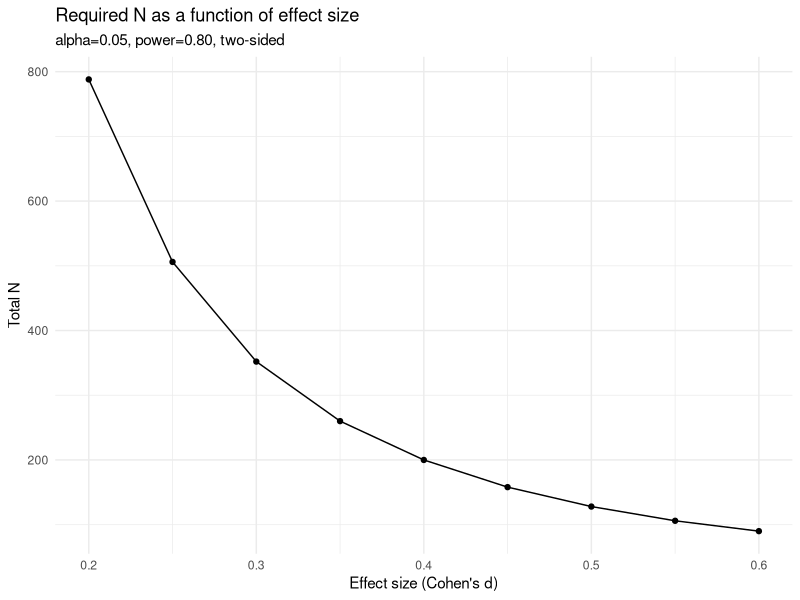

Here is the R script that generated this plot:
# Sensitivity sweep template -- two-sample t example
# Edit the params block; rest is fixed.

# Never install from a template: a silent install.packages() can break a locked renv.
for (pkg in c("pwr", "ggplot2")) {
  if (!requireNamespace(pkg, quietly = TRUE)) {
    stop(sprintf("R package '%s' is not installed; run install.packages('%s') with the user's approval, then re-run", pkg, pkg))
  }
}

library(pwr)
library(ggplot2)

params <- list(
  design        = "two-sample-t",
  effect_point  = 0.40,    # example placeholder, not a literature value: replace with the method-meta-analysis anchor or a PMID-cited study
  effect_grid   = seq(0.20, 0.60, by = 0.05),
  alpha         = 0.05,
  power_target  = 0.80,
  sided         = "two",
  dropout       = 0.15     # assumption: replace with the observed loss-to-follow-up rate
)

point <- pwr.t.test(d = params$effect_point, sig.level = params$alpha,
                    power = params$power_target, type = "two.sample",
                    alternative = ifelse(params$sided == "two", "two.sided", "greater"))
n_per_arm_point <- ceiling(point$n)
n_total_point   <- 2 * n_per_arm_point
n_with_dropout  <- ceiling(n_total_point / (1 - params$dropout))

cat(sprintf("Point estimate: n per arm = %d, total = %d, with %.0f%% dropout = %d\n",
            n_per_arm_point, n_total_point, 100 * params$dropout, n_with_dropout))

sweep <- do.call(rbind, lapply(params$effect_grid, function(d) {
  res <- pwr.t.test(d = d, sig.level = params$alpha, power = params$power_target,
                    type = "two.sample",
                    alternative = ifelse(params$sided == "two", "two.sided", "greater"))
  data.frame(effect_size = d, n_per_arm = ceiling(res$n), n_total = 2 * ceiling(res$n))
}))

out_stem <- file.path("analysis/power", paste0(params$design, "-", format(Sys.Date(), "%Y-%m-%d")))
dir.create(dirname(out_stem), recursive = TRUE, showWarnings = FALSE)
write.csv(sweep, paste0(out_stem, "-sweep.csv"), row.names = FALSE)

p <- ggplot(sweep, aes(effect_size, n_total)) +
  geom_line() + geom_point() +
  labs(x = "Effect size (Cohen's d)", y = "Total N",
       title = "Required N as a function of effect size",
       subtitle = sprintf("alpha=%.2f, power=%.2f, %s-sided",
                          params$alpha, params$power_target, params$sided)) +
  theme_minimal()

ggsave(paste0(out_stem, ".png"), p, width = 7, height = 5)
